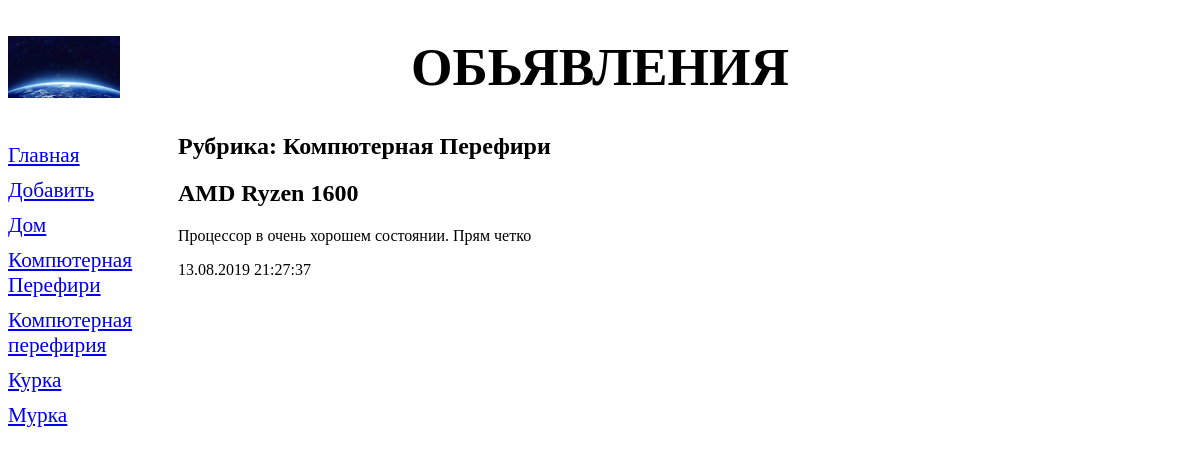
Page /4/ on the committed database.
### bboard/models.py (models this page shows, shortened)
class Rubric(models.Model):
    name = models.CharField(max_length=120, db_index=True, verbose_name='Название')
    class Meta:
        verbose_name_plural = 'Рубрики'
        verbose_name = 'Рубрика'
        ordering = ['name']

class Bb(models.Model):
    title = models.CharField(max_length=50, verbose_name='Товар')
    content = models.TextField(null=True, blank=True, verbose_name='Описание')
    price = models.FloatField(null=True, blank=True, verbose_name='Цена')
    published = models.DateTimeField(auto_now_add=True, db_index=True, verbose_name='Опубликовано')
    phone = models.FloatField(null=True, blank=True, verbose_name='Номер телефона')
    named = models.TextField(null=True, blank=True, verbose_name='Фамилия и имя')
    rubric = models.ForeignKey('Rubric', null=True, on_delete=models.PROTECT, verbose_name='Рубрика')

### bboard/views.py (the view)
# urls.py: path('<int:rubric_id>/', by_rubric, name='by_rubric'),
def by_rubric(request, rubric_id):
    bbs = Bb.objects.filter(rubric=rubric_id)
    rubrics = Rubric.objects.all()
    current_rubric = Rubric.objects.get(pk=rubric_id)
    context = {'bbs': bbs, 'rubrics': rubrics, 'current_rubric': current_rubric}
    return render(request, 'bboard/by_rubric.html', context)

### bboard/templates/bboard/by_rubric.html (shortened to what this page needs)
{% extends "layout/basic.html" %}
{% block content %}
<h2>Рубрика: {{ current_rubric.name }}</h2>
{% for bb in bbs %}
<div>
  <h2>{{ bb.title }}</h2>
  <p>{{ bb.content }}</p>
  <p>{{ bb.published|date:"d.m.Y H:i:s" }}</p>
</div>
{% endfor %}
{% endblock %}

### bboard/templates/layout/basic.html (shortened to what this page needs)
{% load static%}
<!DOCTYPE html>
<html lang="en">
<head>
    <link rel="stylesheet" type="text/css" href="{% static 'bboard/style.css' %}">
</head>
<body>
    <header>
        <h1>Обьявления</h1>
    </header>
    <nav>
        <a href="{% url 'index' %}">Главная</a>
        <a href="{% url 'add' %}">Добавить</a>
        {% for rubric in rubrics %}
        <a href="{% url 'by_rubric' rubric.pk %}">{{ rubric.name }}</a>
        {% endfor %}
    </nav>
    <section>
        {% block content %}
        {% endblock %}
    </section>
</body>
</html>

### bboard/static/bboard/style.css (style rules this page uses)
header h1 { font-size: 40pt; text-transform: uppercase; text-align: center; background: url("bg.jpg") left/auto 100% no-repeat ; }
nav { font-size: 16pt; width: 150px; float: left; }
nav a { display: block; margin: 10px 0px; }
section { margin-left: 170px; }

### rows in the picture
Rubric: name "Дом"
Rubric: name "Компютерная Перефири"
Rubric: name "Компютерная перефирия"
Rubric: name "Курка"
Rubric: name "Мурка"
Bb: title "AMD Ryzen 1600", content "Процессор в очень хорошем состоянии. Прям четко", published "13.08.2019 21:27:37"
